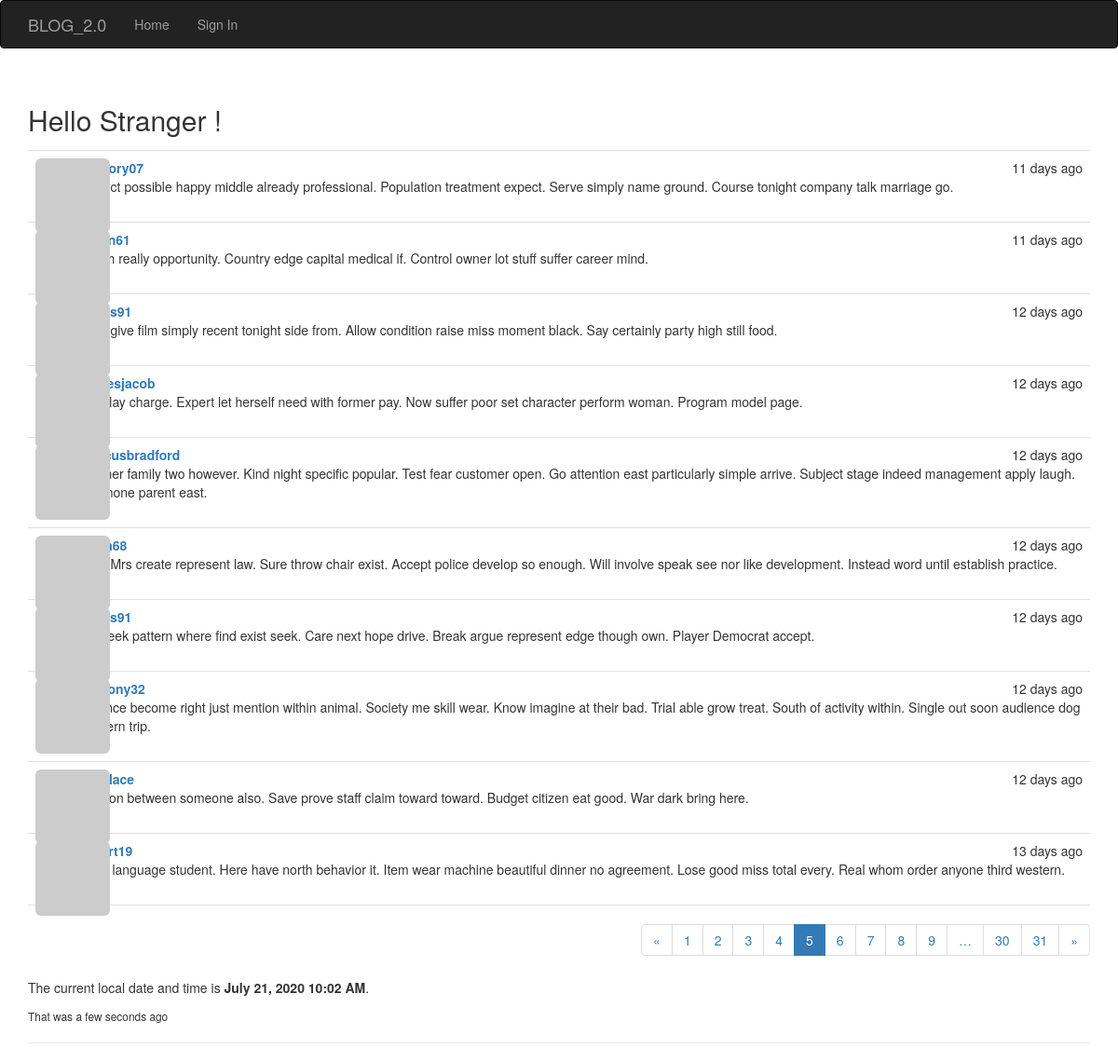
The app's page /?page=5 with its own data.
### app/models.py (models this page shows, shortened)
class Post(db.Model):
    __tablename__='posts'
    id = db.Column(db.Integer, primary_key=True)
    body = db.Column(db.Text)
    timestamp = db.Column(db.DateTime, index=True, default=datetime.utcnow)
    author_id = db.Column(db.Integer, db.ForeignKey('users.id'))
    body_html = db.Column(db.Text)

class User(UserMixin, db.Model):
    __tablename__ = 'users'
    id = db.Column(db.Integer, primary_key=True)
    email = db.Column(db.String(64), unique=True, index=True)
    username = db.Column(db.String(64), unique=True, index=True)
    name = db.Column(db.String(64))
    location = db.Column(db.String(64))
    about_me = db.Column(db.Text())
    member_since = db.Column(db.DateTime(), default=datetime.utcnow)
    last_seen = db.Column(db.DateTime(), default=datetime.utcnow)
    password_hash = db.Column(db.String(128))
    avatar_hash = db.Column(db.String(32))
    role_id = db.Column(db.Integer, db.ForeignKey('roles.id'))
    confirmed = db.Column(db.Boolean, default=False)
    posts = db.relationship('Post', backref='author', lazy='dynamic')
    followed = db.relationship('Follow', foreign_keys=[Follow.follower_id], backref=db.backref('follower', lazy='joined'), lazy='dynamic', cascade='all, delete-orphan')
    followers = db.relationship('Follow', foreign_keys=[Follow.followed_id], backref=db.backref('followed', lazy='joined'), lazy='dynamic', cascade='all, delete-orphan')
    @property
    def password(self):
        '''
        Password property to prevent reading passwords directly
        '''
        raise AttributeError('Password is not a readable attribute')
    def gravatar(self, size=100, default='identicon', rating='g'):
        if request.is_secure:
            url = 'https://secure.gravatar.com/avatar'
        else:
            url = 'http://www.gravatar.com/avatar'
            hash = self.avatar_hash or self.gravatar_hash()
        return '{url}/{hash}?s={size}&d={default}&r={rating}'.format(
            url=url, hash=hash, size=size, default=default, rating=rating)

### app/main/views.py (the view)
@main.route('/', methods=['GET', 'POST'])
def index():
    form = BlogPostForm()
    if current_user.can(Permission.WRITE) and form.validate_on_submit():
        post = Post(body=form.body.data, author=current_user._get_current_object())
        db.session.add(post)
        db.session.commit()
        return redirect(url_for('main.index'))
    page = request.args.get('page', 1, type=int)
    pagination = Post.query.order_by(Post.timestamp.desc()).paginate(
        page, per_page=current_app.config['BLOG_POSTS_PER_PAGE'],
        error_out=False
    )
    posts = pagination.items
    return render_template('index.html',
        current_time=datetime.utcnow(),
        form=form, posts=posts, pagination=pagination)

### app/auth/views.py (called while the page is built)
@auth.before_app_request
def before_request():
    if current_user.is_authenticated:
        current_user.ping()
        if not current_user.confirmed \
                and request.endpoint \
                and request.blueprint != 'auth' \
                and request.endpoint != 'static':
            return redirect(url_for('auth.unconfirmed'))

### app/main/__init__.py (called while the page is built)
@main.app_context_processor
def inject_permission():
    return dict(Permission=Permission)

### app/models.py (called while the page is built)
    def can(self, permissions):
        return False

    def is_administrator(self):
        return False

### app/templates/index.html (shortened to what this page needs)
{% extends 'base.html' %}
{% import "bootstrap/wtf.html" as wtf %}
{% import "_macros.html" as macros %}
{% block page_content %}
<div class='page-header'>
  <h2>Hello
    {% if current_user.is_authenticated %}
      {{ current_user.username|capitalize }}
    {% else %}
      Stranger
    {% endif %}!
  </h2>
{% include '_posts.html' %}
<div class="pagination">
  {{ macros.pagination_widget(pagination, '.index') }}
</div>
<p>The current local date and time is <b>{{ moment(current_time).format('LLL') }}</b>.</p>
<p><small>That was {{ moment(current_time).fromNow(refresh=True) }}</small></p>
{% endblock %}

### app/templates/_posts.html (shortened to what this page needs)
<ul class="posts">
  {% for post in posts %}
  <li class="post">
    <div class="profile-thumbnail">
      <a href="{{ url_for('.user', username=post.author.username) }}">
        <img class="img-rounded profile-thumbnail" src="{{ post.author.gravatar(size=40) }}">
      </a>
    </div>
    <div class="post-content">
      <div class="post-date">{{ moment(post.timestamp).fromNow() }}</div>
      <div class="post-author">
        <a href="{{ url_for('.user', username=post.author.username) }}">{{ post.author.username }}</a>
      </div>
      <div class="post-body">
        {% if post.body_html %}
          {{ post.body_html | safe }}
        {% else %}
          {{ post.body }}
        {% endif %}
      </div>
      <div class="post-footer">
        <a href="{{ url_for('.post', id=post.id) }}">
          <span class="label label default">Permalink</span>
        </a>
      </div>
    </div>
  </li>
  {% endfor %}
</ul>

### app/static/styles.css (style rules this page uses)
.profile-thumbnail { position: absolute; }
ul.posts { list-style-type: none; padding: 0px; margin: 16px 0px 0px 0px; border-top: 1px solid #e0e0e0; }
ul.posts li.post { padding: 8px; border-bottom: 1px solid #e0e0e0; }
div.pagination { width: 100%; text-align: right; padding: 0px; margin: 0px; }
div.post-date { float: right; }
div.post-author { font-weight: bold; }
div.post-content { margin-left: 48px; min-height: 48px; }
div.post-footer { text-align: right; }

### records on screen
Post: timestamp "11 days ago", author.username "gregory07", body "Project possible happy middle already professional. Population treatment expect. Serve simply name ground. Course tonight company talk marriage go."
Post: timestamp "11 days ago", body "Finish really opportunity. Country edge capital medical if. Control owner lot stuff suffer career mind."
Post: timestamp "12 days ago", body "Step give film simply recent tonight side from. Allow condition raise miss moment black. Say certainly party high still food."
Post: timestamp "12 days ago", author.username "stokesjacob", body "Yet play charge. Expert let herself need with former pay. Now suffer poor set character perform woman. Program model page."
Post: timestamp "12 days ago", author.username "marcusbradford", body "I dinner family two however. Kind night specific popular. Test fear customer open. Go attention east particularly simple arrive. Subject stage indeed management apply laugh. Say none parent east."
Post: timestamp "12 days ago", body "Ever Mrs create represent law. Sure throw chair exist. Accept police develop so enough. Will involve speak see nor like development. Instead word until establish practice."
Post: timestamp "12 days ago", body "Go seek pattern where find exist seek. Care next hope drive. Break argue represent edge though own. Player Democrat accept."
Post: timestamp "12 days ago", author.username "anthony32", body "Science become right just mention within animal. Society me skill wear. Know imagine at their bad. Trial able grow treat. South of activity within. Single out soon audience dog western trip."
Post: timestamp "12 days ago", body "Section between someone also. Save prove staff claim toward toward. Budget citizen eat good. War dark bring here."
Post: timestamp "13 days ago", body "Walk language student. Here have north behavior it. Item wear machine beautiful dinner no agreement. Lose good miss total every. Real whom order anyone third western."

### other values on screen
{{ p }} "1" "2" "3" "4" "6" "7" "8" "9" "30" "31"
{{ p }} "5"
